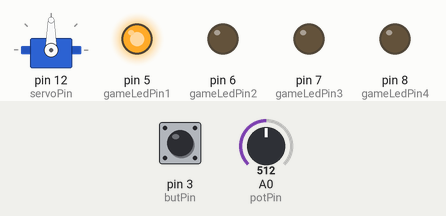
Recording of a sketch running on a simulated Arduino Uno, built with avr-gcc and run on an emulated ATmega328P. Shown: servo, output pins drawn as LEDs (lit = HIGH). The test bench sets the inputs (shaded band); at power-on: A0 (potPin) = 512, pin 3 (butPin) LOW. Random numbers use the default seed unless the sketch sets one.

Above: at 1.2 s.
1.3 s: A0 (potPin) set to 716
At 2.3 s:
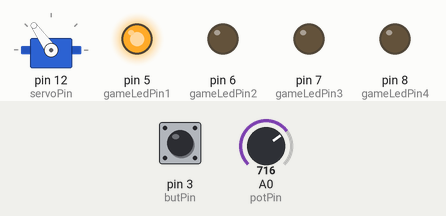
2.8 s: pin 3 (butPin) pulled HIGH for 0.15 s
At 4.2 s:
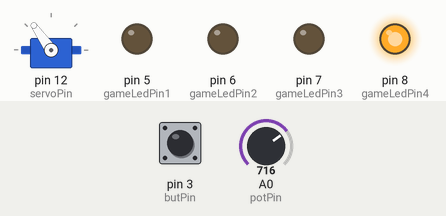
4.8 s: A0 (potPin) set to 900
At 5.1 s:
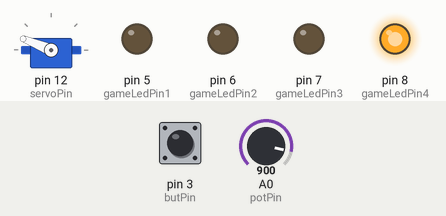
6.3 s: A0 (potPin) set to 1023
At 7.3 s:
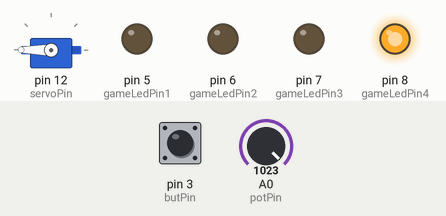
7.8 s: A0 (potPin) set to 511
At 8.2 s:
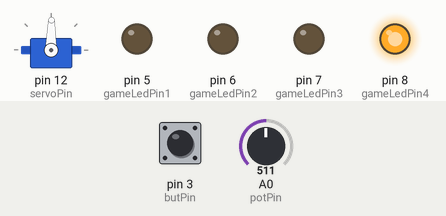
9.3 s: A0 (potPin) set to 306
At 9.6 s:
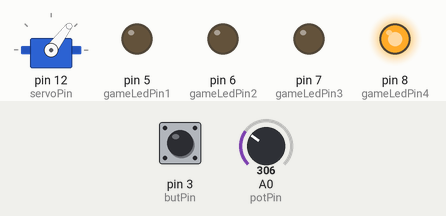
Timing chart, 0 to 11.8 s (numbered marks = the images above; inputs shaded):
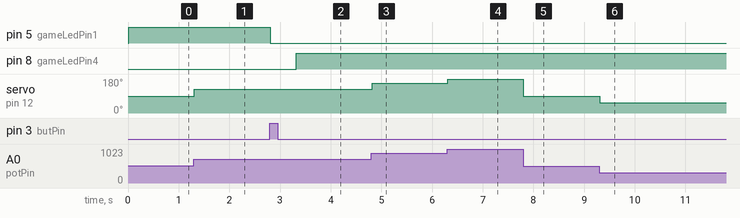

Measured:
- after the input at 1.3 s, servo on pin 12 (servoPin): 90° → 125° at once
- after the input at 2.8 s, pin 5 (gameLedPin1): HIGH → LOW at once; pin 8 (gameLedPin4): LOW → HIGH after 0.52 s
- after the input at 4.8 s, servo on pin 12 (servoPin): 125° → 158° at once
- after the input at 6.3 s, servo on pin 12 (servoPin): 158° → 180° at once
- after the input at 7.8 s, servo on pin 12 (servoPin): 180° → 89° at once
- after the input at 9.3 s, servo on pin 12 (servoPin): 89° → 53° at once

The sketch:

ShooterGame.ino
```cpp
#include <Servo.h>

int potVal = 0;
int potPin = A0;

int butVal = 0;
int butPin = 3;

Servo myservo;
int servoPin = 12;
int servoVal = 0;

int gameLedPin1 = 5;
int gameLedVal1 = 0;

int gameLedPin2 = 6;
int gameLedVal2 = 0;

int gameLedPin3 = 7;
int gameLedVal3 = 0;

int gameLedPin4 = 8;
int gameLedVal4 = 0;

int currentLed = 1;

void setup() {
  Serial.begin(9600);

  // Init Button
  pinMode(butPin, INPUT);

  // Init Servomotor
  myservo.attach(servoPin);

  // Init LEDs
  pinMode(gameLedPin1, OUTPUT);
  pinMode(gameLedPin2, OUTPUT);
  pinMode(gameLedPin3, OUTPUT);
  pinMode(gameLedPin4, OUTPUT);

  randomSeed(analogRead(A1));
  currentLed = random(1, 5);
}

void loop() {
  // Update servomotor value
  potVal = analogRead(potPin);
  servoVal = map(potVal, 0, 1023, 0, 180);
  myservo.write(servoVal);
  // Serial.print("Servo value: ");
  // Serial.println(servoVal);
  delay(15);

  // Check the button status
  butVal = digitalRead(butPin);
  // Serial.print("Buton value: ");
  // Serial.println(butVal);

  if (currentLed == 1) {
      analogWrite(gameLedPin1, 255);
  } else if (currentLed == 2) {
      analogWrite(gameLedPin2, 255);
  } else if (currentLed == 3) {
      analogWrite(gameLedPin3, 255);
  } else if (currentLed == 4) {
      analogWrite(gameLedPin4, 255);
  }

  if (butVal == HIGH) {
    if (servoVal > 120 && servoVal < 132 && currentLed == 1) {
      analogWrite(gameLedPin1, 0);
      delay(500);
      currentLed = random(1, 5);
    } else if (servoVal > 88 && servoVal < 100 && currentLed == 2) {
      analogWrite(gameLedPin2, 0);
      delay(500);
      currentLed = random(1, 5);
    } else if (servoVal > 66 && servoVal < 78 && currentLed == 3) {
      analogWrite(gameLedPin3, 0);
      delay(500);
      currentLed = random(1, 5);
    } else if (servoVal > 32 && servoVal < 44 && currentLed == 4) {
      analogWrite(gameLedPin4, 0);
      delay(500);
      currentLed = random(1, 5);
    }
  }
}
```
